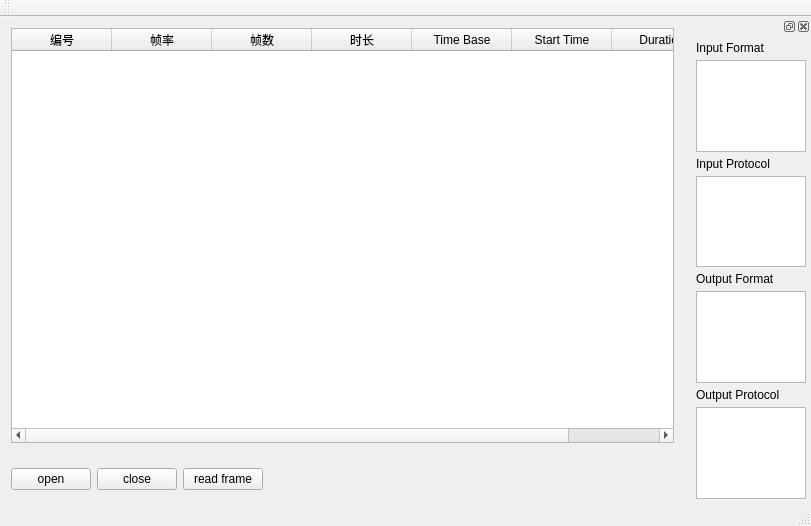
<?xml version="1.0" encoding="UTF-8"?>
<ui version="4.0">
 <class>MainWindow</class>
 <widget class="QMainWindow" name="MainWindow">
  <property name="geometry">
   <rect>
    <x>0</x>
    <y>0</y>
    <width>811</width>
    <height>526</height>
   </rect>
  </property>
  <property name="windowTitle">
   <string>MainWindow</string>
  </property>
  <widget class="QWidget" name="centralWidget">
   <layout class="QVBoxLayout" name="verticalLayout">
    <property name="spacing">
     <number>0</number>
    </property>
    <property name="margin">
     <number>0</number>
    </property>
    <item>
     <widget class="QWidget" name="widget" native="true">
      <layout class="QVBoxLayout" name="verticalLayout_3">
       <item>
        <widget class="QTableWidget" name="tableWidget">
         <column>
          <property name="text">
           <string>编号</string>
          </property>
         </column>
         <column>
          <property name="text">
           <string>帧率</string>
          </property>
         </column>
         <column>
          <property name="text">
           <string>帧数</string>
          </property>
         </column>
         <column>
          <property name="text">
           <string>时长</string>
          </property>
         </column>
         <column>
          <property name="text">
           <string>Time Base</string>
          </property>
         </column>
         <column>
          <property name="text">
           <string>Start Time</string>
          </property>
         </column>
         <column>
          <property name="text">
           <string>Duration</string>
          </property>
         </column>
        </widget>
       </item>
      </layout>
     </widget>
    </item>
    <item>
     <widget class="QWidget" name="widget_2" native="true">
      <property name="minimumSize">
       <size>
        <width>0</width>
        <height>50</height>
       </size>
      </property>
      <property name="maximumSize">
       <size>
        <width>16777215</width>
        <height>50</height>
       </size>
      </property>
      <layout class="QHBoxLayout" name="horizontalLayout">
       <item>
        <widget class="QPushButton" name="openBtn">
         <property name="text">
          <string>open</string>
         </property>
        </widget>
       </item>
       <item>
        <widget class="QPushButton" name="closeBtn">
         <property name="text">
          <string>close</string>
         </property>
        </widget>
       </item>
       <item>
        <widget class="QPushButton" name="readBtn">
         <property name="text">
          <string>read frame</string>
         </property>
        </widget>
       </item>
       <item>
        <spacer name="horizontalSpacer">
         <property name="orientation">
          <enum>Qt::Horizontal</enum>
         </property>
         <property name="sizeHint" stdset="0">
          <size>
           <width>426</width>
           <height>20</height>
          </size>
         </property>
        </spacer>
       </item>
      </layout>
     </widget>
    </item>
   </layout>
  </widget>
  <widget class="QMenuBar" name="menuBar">
   <property name="geometry">
    <rect>
     <x>0</x>
     <y>0</y>
     <width>811</width>
     <height>19</height>
    </rect>
   </property>
  </widget>
  <widget class="QToolBar" name="mainToolBar">
   <attribute name="toolBarArea">
    <enum>TopToolBarArea</enum>
   </attribute>
   <attribute name="toolBarBreak">
    <bool>false</bool>
   </attribute>
  </widget>
  <widget class="QStatusBar" name="statusBar"/>
  <widget class="QDockWidget" name="dockWidget">
   <attribute name="dockWidgetArea">
    <number>2</number>
   </attribute>
   <widget class="QWidget" name="dockWidgetContents">
    <property name="minimumSize">
     <size>
      <width>120</width>
      <height>0</height>
     </size>
    </property>
    <property name="maximumSize">
     <size>
      <width>120</width>
      <height>16777215</height>
     </size>
    </property>
    <layout class="QVBoxLayout" name="verticalLayout_2">
     <property name="spacing">
      <number>5</number>
     </property>
     <property name="margin">
      <number>5</number>
     </property>
     <item>
      <widget class="QLabel" name="label">
       <property name="text">
        <string>Input Format</string>
       </property>
      </widget>
     </item>
     <item>
      <widget class="QListWidget" name="inputList"/>
     </item>
     <item>
      <widget class="QLabel" name="label_3">
       <property name="text">
        <string>Input Protocol</string>
       </property>
      </widget>
     </item>
     <item>
      <widget class="QListWidget" name="inputProList"/>
     </item>
     <item>
      <widget class="QLabel" name="label_2">
       <property name="text">
        <string>Output Format</string>
       </property>
      </widget>
     </item>
     <item>
      <widget class="QListWidget" name="outputList"/>
     </item>
     <item>
      <widget class="QLabel" name="label_4">
       <property name="text">
        <string>Output Protocol</string>
       </property>
      </widget>
     </item>
     <item>
      <widget class="QListWidget" name="outputProList"/>
     </item>
    </layout>
   </widget>
  </widget>
 </widget>
 <layoutdefault spacing="6" margin="11"/>
 <resources/>
 <connections/>
</ui>
